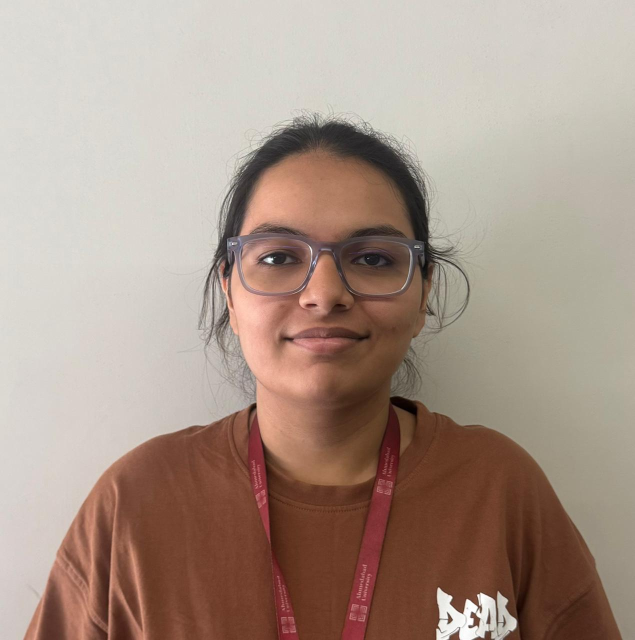
#> input picture Dataset/face1.jpg, 1270 x 1280 px, found by its file name (shown at 1/2 size)
$ jupyter execute Color_Hybrid_Image_code.ipynb   (shell and % lines are left out)
#> lines starting #> are read from the running program, lines starting #| are printed output that depends on the picture
[cell 1]
import cv2
import numpy as np
import mediapipe as mp
from matplotlib import pyplot as plt

[cell 2]
# IMAGE PATHS
img1_path = "/content/face1.jpg"   # low-frequency image
img2_path = "/content/face2.jpg"   # high-frequency image

[cell 3]
# Helpers
def load_color(path):
#> called with path = '/content/face1.jpg'
    img_bgr = cv2.imread(path, cv2.IMREAD_COLOR)
#> img_bgr is the input picture: shape (1280, 1270, 3); mean B, G, R 137.3, 149.5, 169.2
    if img_bgr is None:
        raise FileNotFoundError(f"Cannot load image: {path}")
    img_rgb = cv2.cvtColor(img_bgr, cv2.COLOR_BGR2RGB)
    return img_rgb

def to_gray_uint8(img_rgb):
    return cv2.cvtColor(img_rgb, cv2.COLOR_RGB2GRAY)

[cell 4]
# Add border points to keep whole image in triangulation
# [22 lines left out: functions add_boundary_points, find_nearest_index, not called in this run]

[cell 5]
# Build triangle indices by matching coordinates to original points
# [31 lines left out: function get_triangles_from_subdiv, not called in this run]

[cell 6]
# Warp one triangle and blend into output
# [30 lines left out: function warp_triangle, not called in this run]

[cell 7]
# Landmark detection using MediaPipe
mp_face = mp.solutions.face_mesh
mp_pose = mp.solutions.pose

def extract_landmarks_combined(img_rgb):
    """
    Returns list of (x,y) pixel coords:
      - face_mesh landmarks (if found) in their canonical order
      - appended pose landmarks for left/right shoulders (if found)
    """
    h, w = img_rgb.shape[:2]
    points = []

    # Face Mesh
    with mp_face.FaceMesh(static_image_mode=True, max_num_faces=1, refine_landmarks=False, min_detection_confidence=0.4) as fm:
        results = fm.process(img_rgb)
        if results.multi_face_landmarks:
            lm = results.multi_face_landmarks[0]
            for pt in lm.landmark:
                px = int(pt.x * w)
                py = int(pt.y * h)
                points.append((px, py))

    # Pose (shoulders)
    with mp_pose.Pose(static_image_mode=True, min_detection_confidence=0.4) as pose:
        res = pose.process(img_rgb)
        if res.pose_landmarks:
            left = res.pose_landmarks.landmark[mp_pose.PoseLandmark.LEFT_SHOULDER.value]
            right = res.pose_landmarks.landmark[mp_pose.PoseLandmark.RIGHT_SHOULDER.value]
            points.append((int(left.x * w), int(left.y * h)))
            points.append((int(right.x * w), int(right.y * h)))
    return points

[cell 8]
# Main
def main():
    try:
        img1_rgb = load_color(img1_path)
        img2_rgb = load_color(img2_path)
#> call 2 of load_color, with path = '/content/face2.jpg'
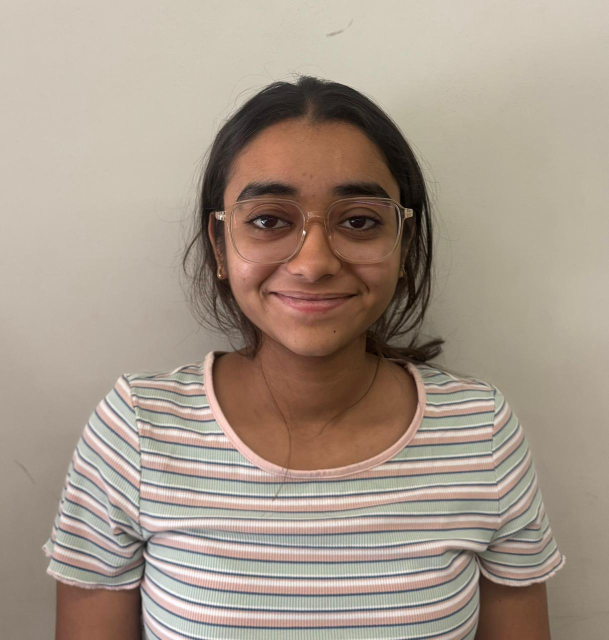
#> input picture Dataset/face2.jpg, 1218 x 1280 px, found by its file name (shown at 1/2 size)
#> in load_color, img_bgr is the input picture: shape (1280, 1218, 3); mean B, G, R 138.6, 152.4, 166.9
    except FileNotFoundError as e:
        print(e)
        print("Please make sure the image files exist at the specified paths.")
        return

    # Resize img2 to img1 size
    h, w = img1_rgb.shape[:2]
#> h = 1280; w = 1270
    img2_rgb = cv2.resize(img2_rgb, (w, h), interpolation=cv2.INTER_AREA)
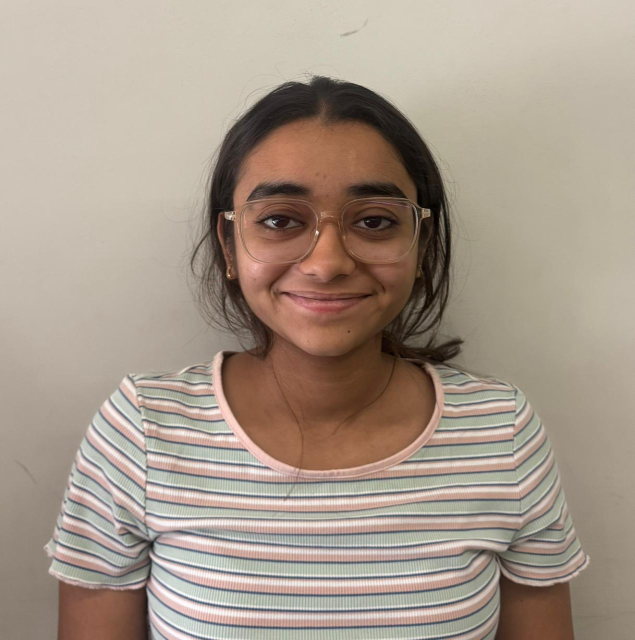
#> img2_rgb: shape (1280, 1270, 3) (shown at 1/2 size); mean R, G, B 166.9, 152.4, 138.6

    img1_gray = to_gray_uint8(img1_rgb)
#> in to_gray_uint8, `return cv2.cvtColor(img_rgb, cv2.COLOR_RGB2GRAY)`:
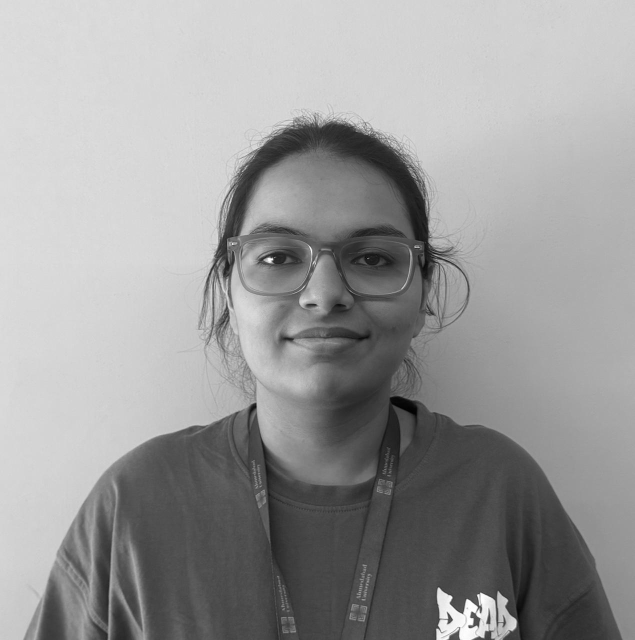
#> returned value: shape (1280, 1270) (shown at 1/2 size); min 1, max 255, mean 154
    img2_gray = to_gray_uint8(img2_rgb)
#> in to_gray_uint8 (call 2), `return cv2.cvtColor(img_rgb, cv2.COLOR_RGB2GRAY)`:
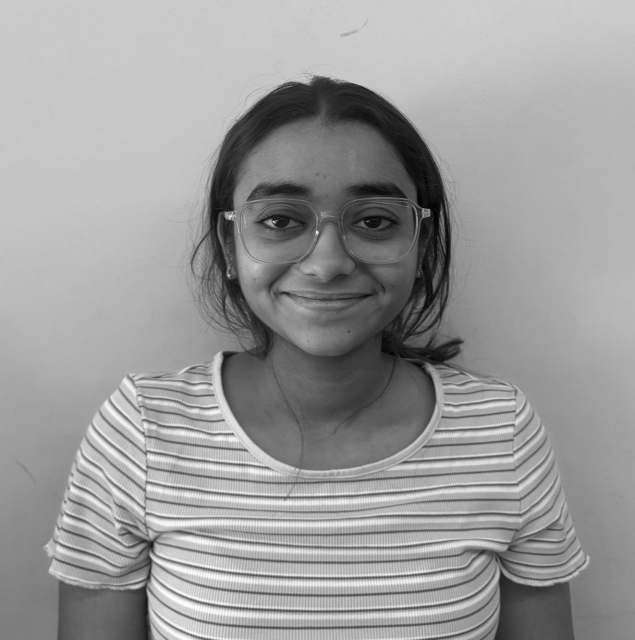
#> returned value: shape (1280, 1270) (shown at 1/2 size); min 1, max 255, mean 155.2

    pts1 = extract_landmarks_combined(img1_rgb)
    pts2 = extract_landmarks_combined(img2_rgb)

    aligned2_rgb = None

    # Try global registration using landmarks, If landmarks not usable, fallback to ORB+homography.
    if pts1 and pts2 and len(pts1) >= 6 and len(pts2) >= 6:
        print(f"Landmarks found: img1={len(pts1)} pts, img2={len(pts2)} pts -- estimating affine transform for registration.")
        common_len = min(len(pts1), len(pts2))
        src_pts = np.array(pts2[:common_len], dtype=np.float32)  # from img2
        dst_pts = np.array(pts1[:common_len], dtype=np.float32)  # to img1

        A, inliers = cv2.estimateAffinePartial2D(src_pts, dst_pts, method=cv2.RANSAC, ransacReprojThreshold=4.0, maxIters=2000)
        if A is not None:
            aligned2_rgb = cv2.warpAffine(img2_rgb, A, (w, h), flags=cv2.INTER_LINEAR, borderMode=cv2.BORDER_REFLECT)
        else:
            print("Affine estimation failed; falling back to ORB + homography.")
    else:
        print("Not enough landmarks for global affine registration; attempting ORB + homography fallback.")

    if aligned2_rgb is None:
        # Fallback to feature-based homography if registration failed
        orb = cv2.ORB_create(5000)
        kp1, des1 = orb.detectAndCompute(img1_gray, None)
        kp2, des2 = orb.detectAndCompute(img2_gray, None)
        if des1 is None or des2 is None or len(kp1) < 4 or len(kp2) < 4:
            raise RuntimeError("Feature detection failed; can't align images.")
        bf = cv2.BFMatcher(cv2.NORM_HAMMING, crossCheck=True)
        matches = bf.match(des1, des2)
        matches = sorted(matches, key=lambda x: x.distance)
        good = matches[: max(4, int(len(matches) * 0.2))]
        if len(good) < 4:
            raise RuntimeError("Not enough good matches for homography.")
        src_pts = np.float32([kp2[m.trainIdx].pt for m in good]).reshape(-1,1,2)
        dst_pts = np.float32([kp1[m.queryIdx].pt for m in good]).reshape(-1,1,2)
        H, mask = cv2.findHomography(src_pts, dst_pts, cv2.RANSAC, 5.0)
        if H is None:
            raise RuntimeError("Homography estimation failed.")
        aligned2_rgb = cv2.warpPerspective(img2_rgb, H, (w,h), flags=cv2.INTER_LINEAR, borderMode=cv2.BORDER_REFLECT)
        print("Aligned using homography fallback.")

    # At this point we have aligned2_rgb aligned to img1 coordinate system.

    # Low-pass of image1 (LPF1) and low-pass of aligned image2 (LPF2)
    def low_gaussian(img, k=65):
        if k % 2 == 0: k += 1
        return cv2.GaussianBlur(img, (k,k), 0)

    # Apply low-pass filter to color images
    LPF1_color = low_gaussian(img1_rgb, k=65)     # low-pass of Image 1
    LPF2_color = low_gaussian(aligned2_rgb, k=31) # low-pass of Image 2

    # High-pass of image 2: HPF2 = Original(aligned) - LPF2
    HPF2_color_f = aligned2_rgb.astype(np.float32) - LPF2_color.astype(np.float32) # signed high-frequency component

    # scale HPF2 (beta) and low-frequency (alpha)
    alpha = 0.6
    beta = 1.0

    # Compose hybrid in float, then clip & convert to uint8
    hybrid_f_color = alpha * LPF1_color.astype(np.float32) + beta * HPF2_color_f
    hybrid_clipped_color = np.clip(hybrid_f_color, 0, 255).astype(np.uint8)

    # Save direct hybrid result
    cv2.imwrite("hybrid_color.jpg", cv2.cvtColor(hybrid_clipped_color, cv2.COLOR_RGB2BGR))
    print("Saved hybrid_color.jpg")

    # Visualization
    # [5 lines left out: function draw_points, not called in this run]

    plt.figure(figsize=(14,9))
    plt.subplot(2,4,1); plt.imshow(img1_rgb); plt.title("Img1 (color)"); plt.axis('off')
    plt.subplot(2,4,2); plt.imshow(aligned2_rgb); plt.title("Aligned Img2 (color)"); plt.axis('off')
    try:
        plt.subplot(2,4,3); plt.imshow(draw_points(img1_rgb, pts1)); plt.title("Img1 landmarks"); plt.axis('off')
    except:
        plt.subplot(2,4,3); plt.imshow(img1_rgb); plt.title("Img1 landmarks (n/a)"); plt.axis('off')
    try:
        plt.subplot(2,4,4); plt.imshow(draw_points(aligned2_rgb, pts1)); plt.title("Aligned Img2 landmarks"); plt.axis('off')
    except:
        plt.subplot(2,4,4); plt.imshow(aligned2_rgb); plt.title("Aligned Img2"); plt.axis('off')

    plt.subplot(2,4,5); plt.imshow(LPF1_color); plt.title("LPF1 (img1)"); plt.axis('off')
    plt.subplot(2,4,6); plt.imshow(LPF2_color); plt.title("LPF2 (aligned img2)"); plt.axis('off')
    # show a scaled view of HPF2 (absolute) for visualization - normalize to 0..255 for grayscale representation
    hpvis_gray = cv2.cvtColor(HPF2_color_f.astype(np.uint8), cv2.COLOR_RGB2GRAY)
    hpvis = np.clip((hpvis_gray - hpvis_gray.min()) / (hpvis_gray.max() - hpvis_gray.min() + 1e-8) * 255, 0, 255).astype(np.uint8)
    plt.subplot(2,4,7); plt.imshow(hpvis, cmap='gray'); plt.title("HPF2 (visualized grayscale)"); plt.axis('off')
    plt.subplot(2,4,8); plt.imshow(hybrid_clipped_color); plt.title("Hybrid LPF1 + HPF2 (color)"); plt.axis('off')
    plt.tight_layout()
    plt.show()

if __name__ == "__main__":
    main()
#> (the call stopped at in extract_landmarks_combined, `with mp_face.FaceMesh(static_image_mode=True, max_num_faces=1, refine_..`: mediapipe is not available in this run)
